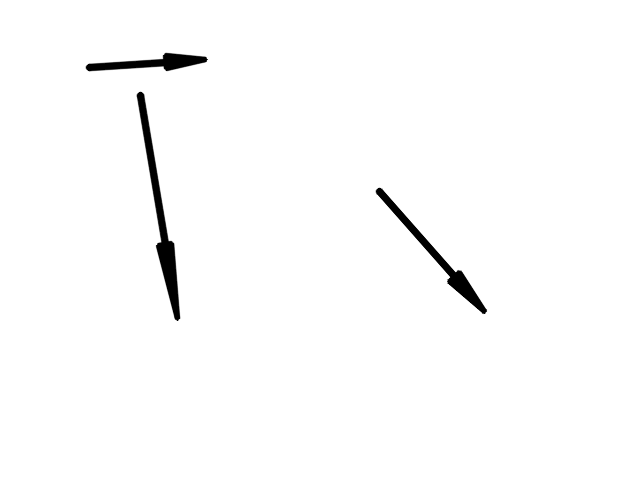
#> input picture Examples/vec1.png, 640 x 480 px, found by its file name
$ python third_task.py
#> lines starting #> are read from the running program, lines starting #| are printed output that depends on the picture; after the words box and inside, x2 and y2 are one past the last pixel; in counts of white or black regions, pixels touching at a corner belong together
import cv2
import numpy as np
import math

INPUT_IMAGE = "Examples/vec1.png"
MIN_CONTOUR_AREA = 150
NEIGHBOR_RADIUS = 10


def skeletonize(bin_img):
    img = bin_img.copy()
    img[img > 0] = 1
    skel = np.zeros(img.shape, np.uint8)
    kernel = cv2.getStructuringElement(cv2.MORPH_CROSS, (3,3))
    while True:
        eroded = cv2.erode(img, kernel)
        temp = cv2.dilate(eroded, kernel)
        temp = img - temp
        skel = cv2.bitwise_or(skel, temp)
        img = eroded.copy()
        if cv2.countNonZero(img) == 0:
            break
    return (skel * 255).astype(np.uint8)

def find_skeleton_endpoints(skel):
    kernel = np.array([[1,1,1],[1,10,1],[1,1,1]], dtype=np.uint8)
    conv = cv2.filter2D((skel>0).astype(np.uint8), -1, kernel)
    ys, xs = np.where(skel > 0)
    endpoints = []
    for x, y in zip(xs, ys):
        if conv[y, x] - 10 == 1:
            endpoints.append((x, y))
    return endpoints


def angular_span_of_neighbors(contour, point, radius=NEIGHBOR_RADIUS):
    px, py = point
    pts = contour.reshape(-1,2)

    d2 = ((pts[:,0]-px)**2 + (pts[:,1]-py)**2)
    mask = d2 <= radius*radius
    neigh = pts[mask]
    if len(neigh) < 6:
        k = min(12, len(pts))
        idx = np.argsort(d2)[:k]
        neigh = pts[idx]
    if len(neigh) < 3:
        return 2*math.pi

    angles = np.arctan2(neigh[:,1]-py, neigh[:,0]-px)
    angles = np.sort(angles)
    gaps = np.diff(np.concatenate([angles, angles[:1] + 2*math.pi]))
    max_gap = np.max(gaps)
    span = 2*math.pi - max_gap
    return span

def farthest_point_on_contour(contour, point):
    px, py = point
    pts = contour.reshape(-1,2)
    d2 = ((pts[:,0]-px)**2 + (pts[:,1]-py)**2)
    idx = np.argmax(d2)
    return (int(pts[idx,0]), int(pts[idx,1]))

img = cv2.imread(INPUT_IMAGE)
#> img is the input picture: shape (480, 640, 3); min 0, max 255, mean 251.2
if img is None:
    raise FileNotFoundError("Не найден входной файл: " + INPUT_IMAGE)

orig = img.copy()
gray = cv2.cvtColor(img, cv2.COLOR_BGR2GRAY)
_, bw = cv2.threshold(gray, 200, 255, cv2.THRESH_BINARY_INV)
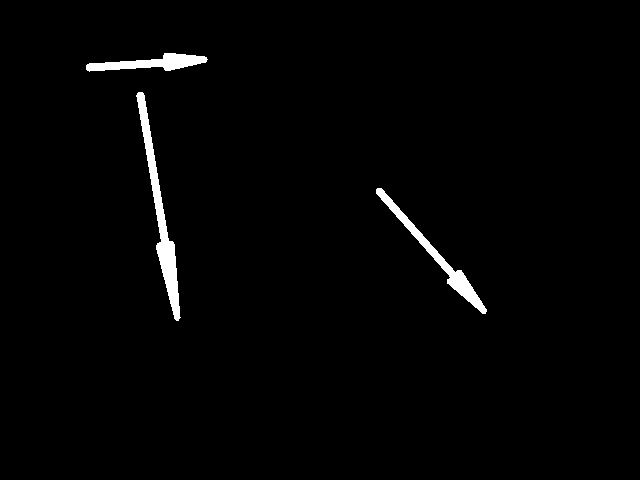
#> bw: shape (480, 640); 1.6% white; 3 white regions, box (x1, y1, x2, y2) and area: (136, 92, 181, 321) 2208, (376, 188, 487, 314) 1504, (86, 53, 208, 72) 1166

kernel = cv2.getStructuringElement(cv2.MORPH_ELLIPSE, (3,3))
bw = cv2.morphologyEx(bw, cv2.MORPH_OPEN, kernel, iterations=1)
#> bw: shape (480, 640); 1.6% white; 3 white regions, box (x1, y1, x2, y2) and area: (136, 92, 181, 321) 2206, (376, 188, 487, 314) 1500, (86, 53, 208, 72) 1164
bw = cv2.morphologyEx(bw, cv2.MORPH_CLOSE, kernel, iterations=1)
#> bw: shape (480, 640); 1.6% white; 3 white regions

contours, _ = cv2.findContours(bw, cv2.RETR_EXTERNAL, cv2.CHAIN_APPROX_NONE)
#> contours = 3 contours; box (x1, y1, x2, y2) and area: (136, 92, 181, 321) 1976, (376, 188, 487, 314) 1366, (86, 53, 208, 72) 1039

vectors = []
sum_x = 0
sum_y = 0

for cnt in contours:
    if cv2.contourArea(cnt) < MIN_CONTOUR_AREA:
        continue

    x, y, w, h = cv2.boundingRect(cnt)
    roi_bw = bw[y:y+h, x:x+w]
    skel = skeletonize(roi_bw)
    endpoints = find_skeleton_endpoints(skel)
    endpoints_global = [(ex + x, ey + y) for (ex, ey) in endpoints]

    if len(endpoints_global) < 2:
        pts = cnt.reshape(-1,2).astype(np.float32)
        mean = pts.mean(axis=0)
        cov = np.cov((pts - mean).T)
        eigvals, eigvecs = np.linalg.eig(cov)
        principal = eigvecs[:, np.argmax(eigvals)]
        proj = pts.dot(principal)
        idx_min = np.argmin(proj); idx_max = np.argmax(proj)
        e1 = tuple(pts[idx_min].astype(int))
        e2 = tuple(pts[idx_max].astype(int))
        endpoints_global = [e1, e2]

    best_pair = None
    maxd = -1
    for i in range(len(endpoints_global)):
        for j in range(i+1, len(endpoints_global)):
            (x1,y1),(x2,y2)=endpoints_global[i],endpoints_global[j]
            d = (x1-x2)**2 + (y1-y2)**2
            if d > maxd:
                maxd = d
                best_pair = (endpoints_global[i], endpoints_global[j])
    if best_pair is None:
        continue
    p1, p2 = best_pair

    span1 = angular_span_of_neighbors(cnt, p1)
    span2 = angular_span_of_neighbors(cnt, p2)

    if span1 < span2:
        skeleton_tail = p2
        skeleton_head_candidate = p1
    else:
        skeleton_tail = p1
        skeleton_head_candidate = p2

    head = farthest_point_on_contour(cnt, skeleton_tail)
    tail = (int(skeleton_tail[0]), int(skeleton_tail[1]))

    dx = head[0] - tail[0]
    dy = head[1] - tail[1]
    vectors.append((dx, dy))
    sum_x += dx
    sum_y += dy

    cv2.arrowedLine(orig, tail, head, (0,0,255), 2, tipLength=0.2)
    cv2.circle(orig, head, 3, (0,255,0), -1)
    cv2.circle(orig, tail, 3, (255,0,0), -1)
#> this loop made 3 passes
#> (x, y, w, h, endpoints) on pass 1: (376, 188, 111, 126, [(3, 3), (78, 88), (107, 122)])
#> (x, y, w, h) on passes 2 to 3: (136, 92, 45, 229), (86, 53, 122, 19)
#> pass 1, `roi_bw = bw[y:y+h, x:x+w]`:
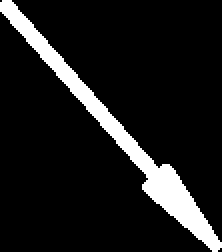
#> roi_bw: shape (126, 111) (shown 2 times larger); 10.7% white; 1 white region, box (x1, y1, x2, y2) and area: (0, 0, 111, 126) 1500
#> pass 1, `skel = skeletonize(roi_bw)`:
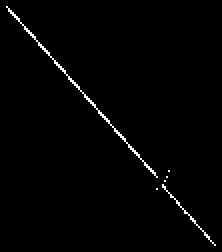
#> skel: shape (126, 111) (shown 2 times larger); 1.3% white in thin lines or dots
#> pass 2, `roi_bw = bw[y:y+h, x:x+w]`:
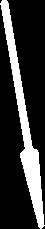
#> roi_bw: shape (229, 45); 21.4% white; 1 white region, box (x1, y1, x2, y2) and area: (0, 0, 45, 229) 2208
#> after the loop:
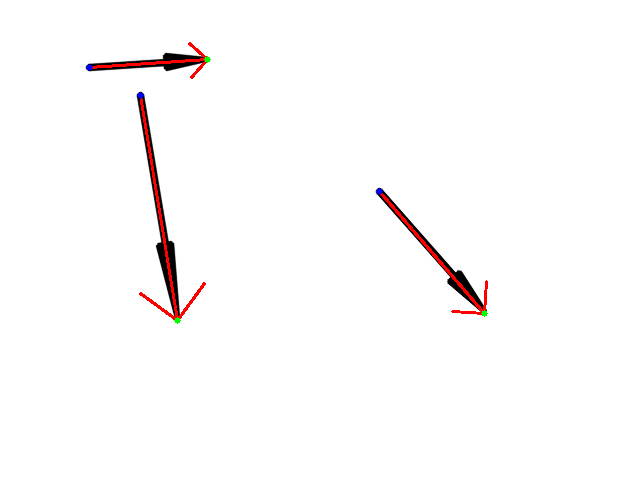
#> orig: shape (480, 640, 3); 0.74% of pixels changed, all inside (x1, y1, x2, y2) = (86, 42, 488, 324)
#> after the loop, sum_x = 260; sum_y = 339; vectors = [(105, 122), (37, 225), (118, -8)]

print("Найденные векторы (dx, dy):")
for i,v in enumerate(vectors,1):
    print(f"{i}: {v}")
#> this loop made 3 passes
#| 1: (105, 122)
#| 2: (37, 225)
#| 3: (118, -8)
print(f"\nСуммарный вектор: X = {sum_x}, Y = {sum_y}")
#| Суммарный вектор: X = 260, Y = 339

cv2.imshow("Detected", orig)
cv2.imshow("Binary inv", bw)
cv2.waitKey(0)
cv2.destroyAllWindows()
